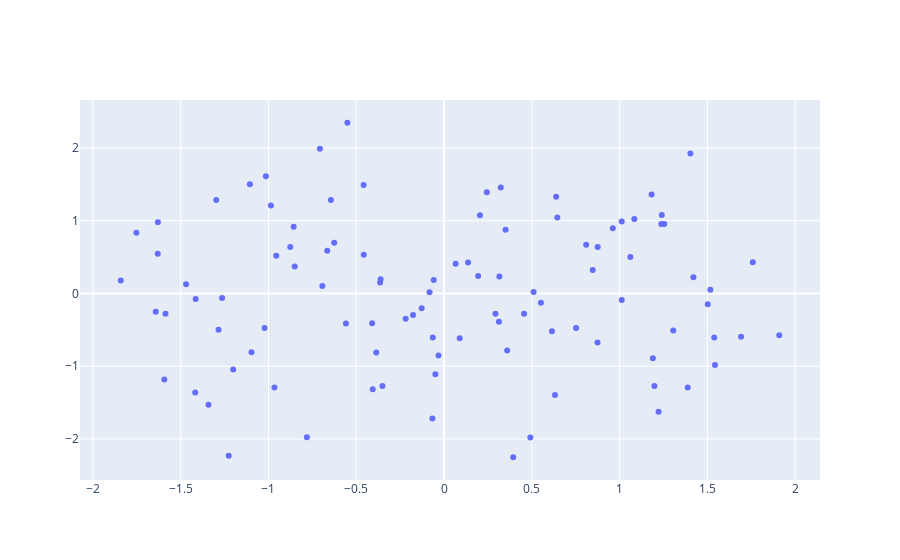

Source (notebook cell):
### Code cell
scalar.fit(X)
X_ = scalar.transform(X)
pca = PCA(n_components = 2, whiten = True)
pca.fit(X_)
X__ = pca.transform(X_)
go.Figure(data = [go.Scatter(x = X__[:, 0], 
                             y = X__[:, 1], 
                             mode = 'markers')])
